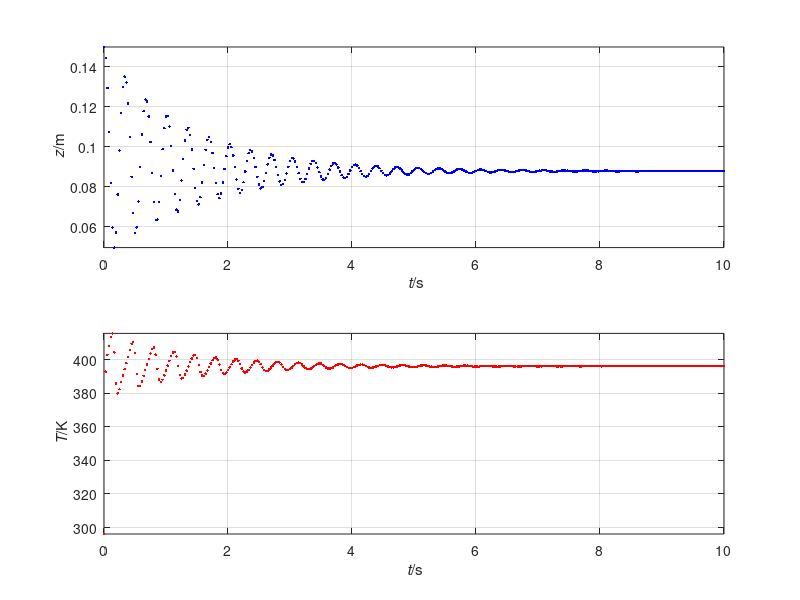

This figure's MATLAB source:
%%% Simulation of ideal gas & mass piston with leak
%% Coordinates (t, z)

%% Constants
R = 8.31446261815;   % J/(K*mol): molar gas constant
g = 9.8;             % N/kg: gravitational acceleration
C = 20;              % J/(K*mol): molar heat capacity
mu = 0.00004;        % N*s/m^2: gas viscosity
h = 8000;            % J/(K*m^2): heat-transfer coefficient

Text = 373.15 + 23;  % K: temperature of environment
A = 0.1^2;           % m^2: area of piston
m = 50;              % kg: mass of piston
Fatm = -100000 * A;  % N: force on piston by atmosphere
k = 100;             % N/m: elastic constant of spring

%% Initial conditions. State: (z, v, T)
t = 0;            % s: initial time
z = 0.15;         % m: initial position of piston
v = 0;            % m/s: initial velocity of piston
T = 273.15 + 23;  % K: initial temperature of gas
N = 0.04;         % mol: amount of ideal gas

%% Boundary conditions
G = -m*g;  % N: gravity supply of momentum to piston
J = -0.000;   % mol/s: gas leak

%% Parameters for time loop
t1 = 10;      % s: final time
dt = 0.0001;  % s: time step %@

## Plotting
dtplot = t1/360;  % time interval between plots
tplot = dtplot;   % time for next plot
figure
subplot(2, 1, 1); plot(t, z, '.b')
xlim([0, t1])
xlabel('{\it t}/s'); ylabel('{\it z}/m')
axis('tight'); grid on; hold on
subplot(2, 1, 2); plot(t, T, '.r')
xlim([0, t1])
xlabel('{\it t}/s'); ylabel('{\it T}/K')
axis('tight'); grid on; hold on %@

%% Numerical time integration
while t < t1 && N > 0
  %% constitutive relations
  Fgas = -(R * N * T / z -  mu * A * v / z);  % ideal-gas law
  Q = A * h * (Text - T);                     % law of cooling
  Phi = Q + Fgas * v;                         % energy influx for gas
  E = C * N * T;                              % internal energy of ideal gas
  P = m * v;                                  % Newton's formula for momentum
  Fspr = -k * z;                              % Hooke's law
  F = -Fgas + Fatm + Fspr;                    % momentum influx for piston

  %% step forward in time with balance laws
  t = t + dt;
  E = E + Phi * dt;
  P = P + (F + G) * dt;
  N = N + J * dt;
  z = z + v * dt;

  %% constitutive relations: calculate state
  T = E / (C * N);
  v = P / m;  %@

  %% plot
  if t > tplot
    subplot(2, 1, 1); plot(t, z, '.b')
    subplot(2, 1, 2); plot(t, T, '.r')
    pause(0)
    tplot = tplot + dtplot;
  end %@
end
